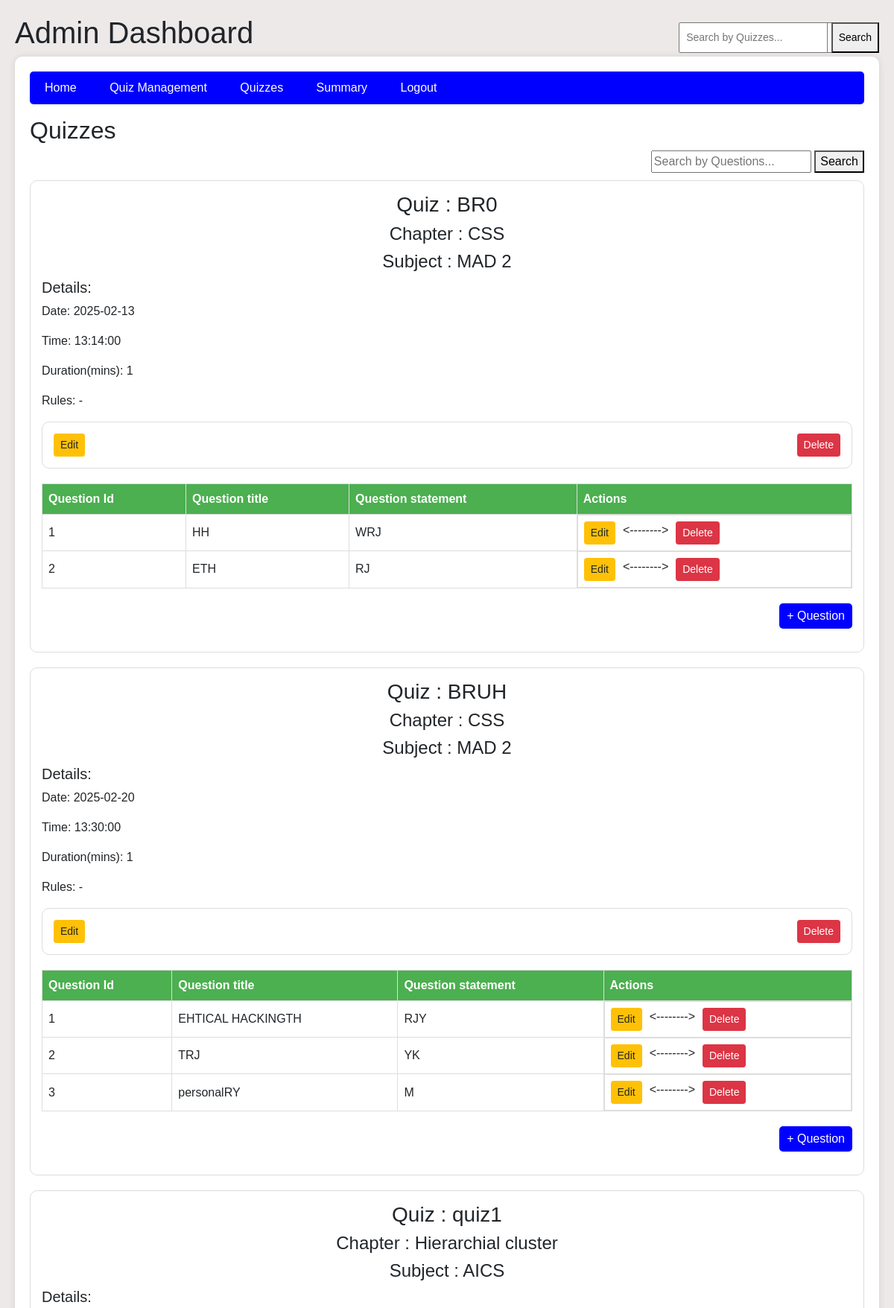
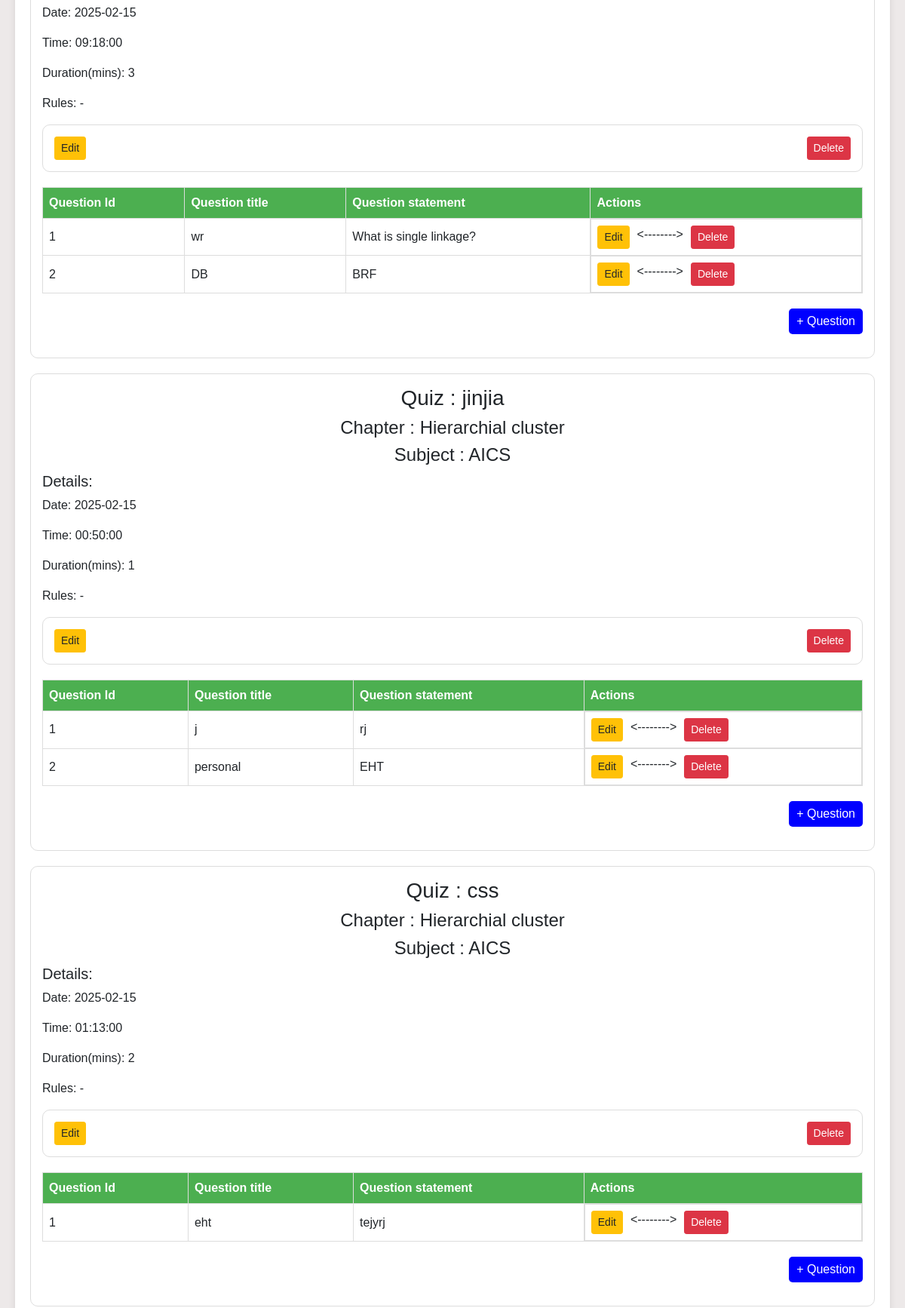
Screenshot of /admin/quizzes (upper part) with the database file from the repository (2 pictures, top to bottom).
### model/model.py (models this page shows)
class Quiz(db.Model):
    __tablename__ = "quizzes"
    id = db.Column(db.Integer, primary_key=True)
    title = db.Column(db.String(100), nullable=False)
    chapter_id = db.Column(db.Integer, db.ForeignKey("chapters.id"), nullable=False)
    date = db.Column(db.Date, nullable=False)
    time = db.Column(db.Time, nullable=False)
    duration = db.Column(db.Integer, nullable=False)
    rules = db.Column(db.String(500), nullable=True)
    chapter = db.relationship("Chapter", back_populates="quizzes")
    questions = db.relationship("Question", back_populates="quiz", cascade="all, delete-orphan")
    scores = db.relationship("Score", back_populates="quiz", cascade="all, delete-orphan")
    user_responses = db.relationship("UserResponse", cascade="all, delete-orphan")

class Chapter(db.Model):
    __tablename__ = "chapters"
    id = db.Column(db.Integer, primary_key=True)
    name = db.Column(db.String(100), nullable=False)
    description = db.Column(db.String(700), nullable=False)
    subject_id = db.Column(db.Integer, db.ForeignKey("subjects.id"), nullable=False)
    subject = db.relationship("Subject", back_populates="chapters")
    quizzes = db.relationship("Quiz", back_populates="chapter", cascade="all, delete-orphan")

class Subject(db.Model):
    __tablename__ = "subjects"
    id = db.Column(db.Integer, primary_key=True)
    name = db.Column(db.String(100), nullable=False)
    description = db.Column(db.String(700), nullable=True)
    chapters = db.relationship("Chapter", back_populates="subject", cascade="all, delete-orphan")

class Question(db.Model):
    __tablename__ = "questions"
    id = db.Column(db.Integer, primary_key=True) #Question_id
    title = db.Column(db.String(100), nullable=False)
    statement = db.Column(db.String(500), nullable=False)
    option_a = db.Column(db.String(100), nullable=False)
    option_b = db.Column(db.String(100), nullable=False)
    option_c = db.Column(db.String(100), nullable=False)
    option_d = db.Column(db.String(100), nullable=False)
    correct_option = db.Column(db.String(1), nullable=False)  # e.g., A ,B ,C D
    quiz_id = db.Column(db.Integer, db.ForeignKey("quizzes.id"), nullable=False,  primary_key=True) #COMPOSITE KEY
    quiz = db.relationship("Quiz", back_populates="questions")

### controllers/controllers.py (the view)
@controllers.route('/admin/quizzes', methods = ['get', 'post'])
def admin_quizzes():
    search_query = request.args.get('search_quiz', '').strip()  # Get search query from URL
    search_query_1 = request.args.get('search_ques', '').strip()  # Get search query from URL
    if search_query:
        quizzes = Quiz.query.filter(Quiz.title.ilike(f"%{search_query}%")).all()  # Case-insensitive search
    else:
        quizzes = Quiz.query.all()  # Fetch all quizzes
    print(search_query_1)
    if search_query_1:
        questions = Question.query.filter(Question.title.ilike(f"%{search_query_1}%")).all()  # Case-insensitive search
    else:
        questions = Question.query.all()  # Fetch all questions
    subjects = Subject.query.all()  # Fetch all subjects for the dashboard
    chapters = Chapter.query.all()  # Fetch all chapters
    print(questions)
    return render_template('admin_dashboard_quiz.html', subjects=subjects,  search_query=search_query, chapters=chapters, quizzes=quizzes, questions=questions , search_query_1=search_query_1)

### templates/admin_dashboard_quiz.html (shortened to what this page needs)
<!DOCTYPE html>
<html lang="en">
<head>
    <link href="https://stackpath.bootstrapcdn.com/bootstrap/4.5.2/css/bootstrap.min.css" rel="stylesheet">
</head>
<body>
    <h1>Admin Dashboard</h1>
    <div class="dashboard-container">
        <div class="nav-bar">
            <div>
                <a href="{{ url_for('controllers.admin_dashboard') }}">Home</a>
                <a href="{{ url_for('controllers.admin_quiz_management') }}">Quiz Management</a>
                <a href="{{ url_for('controllers.admin_quizzes') }}">Quizzes</a>
                <a href="{{ url_for('controllers.admin_summary') }}">Summary</a>
                <a href="{{ url_for('controllers.logout') }}">Logout</a>
            </div>
            <div class="search-container">
            </div>
        </div>
    <div class="search-container">
        <form method="GET" action="{{ url_for('controllers.admin_quizzes') }}">
            <input type="text" name="search_quiz" value="{{ search_query }}" placeholder="Search by Quizzes...">
            <button type="submit">Search</button>
        </form>
    </div>
    <h2>Quizzes</h2>
    <div class="search-wrapper">
        <form method="GET" action="{{ url_for('controllers.admin_quizzes') }}">
            <input type="text" name="search_ques" value="{{ search_query_1 }}" placeholder="Search by Questions...">
            <button type="submit">Search</button>
        </form>
    </div>
    {% for quiz in quizzes %}
    <div class="subject-box">
        <h3 align = "center">Quiz : {{ quiz.title }}</h3>
        <h4 align = "center">Chapter : {{ quiz.chapter.name }}</h4>
        <h4 align = "center">Subject : {{ quiz.chapter.subject.name }}</h4>
        <h5>Details:</h5>
        <p>
            Date: {{ quiz.date }}
        </p>
        <p>
            Time: {{ quiz.time }}
        </p>
        <p>
            Duration(mins): {{ quiz.duration }}
        </p>
        <p>
            Rules: {{ quiz.rules }}
        </p>
        <div class = "quiz-btn" >
            <form align = 'right' action = "{{ url_for('controllers.edit_quiz',quiz_id = quiz.id, chapter_id = quiz.chapter.id)  }}" method ="get">
                <button class="btn btn-sm btn-warning">Edit</button>
            </form>
            <form align = 'right'  action = "{{ url_for('controllers.delete_quiz', quiz_id=quiz.id) }}" method = "POST">
                <button class="btn btn-sm btn-danger" onclick="return confirm('Are you sure you want to delete Quiz : {{quiz.title}}?');">Delete</button>
            </form>
        </div>
        <table class="chapter-table">
            <thead>
                <tr>
                    <th>Question Id</th>
                    <th>Question title</th>
                    <th>Question statement</th>
                    <th>Actions</th>
                </tr>
            </thead>
            <tbody>
                {% for q in quiz.questions %}
                        {% if q in questions %}
                        <tr>
                            <td>{{ q.id }}</td>
                            <td>{{ q.title }}</td>
                            <td>{{ q.statement }}</td>
                            <td class="btn-inline">
                                <form  action = "{{ url_for('controllers.edit_question', question_id=q.id, quiz_id = q.quiz_id)  }}" method ="get" >
                                    <button class="btn btn-sm btn-warning">Edit</button>
                                </form><-------->
                                <form   action = "{{ url_for('controllers.delete_question', question_id=q.id, quiz_id = q.quiz_id) }}" method = "POST">
                                    <button class="btn btn-sm btn-danger" onclick="return confirm('Are you sure you want to delete Question : {{q.title}}?');">Delete</button>
                                </form>
                            </td>
                        </tr>
                    {% endif %}
                {% endfor %}
            </tbody>
        </table>
        <form method="GET" action="{{ url_for('controllers.create_question', quiz_id = quiz.id, chapter_id= quiz.chapter.id) }}" style="display: inline;">
            <p align="right">
             <button type="submit" class="btn-add">+ Question</button>
            </p>
        </form>
    </div>
    {% endfor %}
</div>
</body>
</html>

### templates/admin_dashboard_quiz.html (style rules this page uses)
body { font-family: Arial, sans-serif; margin: 0; padding: 20px; background-color: rgb(237, 233, 233); }
.search-container { position: absolute; right: 20px; top: 20px; }
.search-container input[type="text"] { padding: 8px; font-size: 14px; }
.search-container button { padding: 8px; font-size: 14px; }
table { width: 100%; border-collapse: collapse; margin-bottom: 20px; }
table, th, td { border: 1px solid #ddd; }
th, td { padding: 10px; text-align: left; }
th { background-color: #4CAF50; color: white; }
.dashboard-container { max-width: 1200px; margin: auto; background: white; padding: 20px; border-radius: 10px; box-shadow: 0px 0px 10px rgba(0, 0, 0, 0.1); }
.nav-bar { display: flex; justify-content: space-between; background: blue; padding: 10px; color: white; border-radius: 5px; }
.nav-bar a { color: white; margin: 0 10px; text-decoration: none; }
.search-container { display: flex; justify-content: flex-end; margin: 10px 0; }
.search-container input { padding: 5px; width: 200px; }
.subject-box { border: 1px solid #ddd; border-radius: 10px; padding: 15px; margin-bottom: 20px; }
.chapter-table { width: 100%; border-collapse: collapse; margin-top: 10px; }
.chapter-table th, .chapter-table td { border: 1px solid #ddd; padding: 8px; text-align: left; }
.btn-add { background-color: blue; color: white; border: none; padding: 5px 10px; border-radius: 5px; cursor: pointer; }
.btn-inline { display: flex; gap: 10px; }
.quiz-btn { border: 1px solid #ddd; border-radius: 10px; padding: 15px; margin-bottom: 20px; display: flex; justify-content: space-between; align-items: center; }
.search-wrapper { display: flex; gap: 10px; justify-content: flex-end; margin-bottom: 10px; }
.search-container { display: flex; align-items: center; }

### rows the page displays
Quiz: title "BR0", chapter.name "CSS", chapter.subject.name "MAD 2", date "2025-02-13", time "13:14:00", duration "1", rules "-"
Question: id "1", title "HH", statement "WRJ"
Question: id "2", title "ETH", statement "RJ"
Quiz: title "BRUH", chapter.name "CSS", chapter.subject.name "MAD 2", date "2025-02-20", time "13:30:00", duration "1", rules "-"
Question: id "1", title "EHTICAL HACKINGTH", statement "RJY"
Question: id "2", title "TRJ", statement "YK"
Question: id "3", title "personalRY", statement "M"
Quiz: title "quiz1", chapter.name "Hierarchial cluster", chapter.subject.name "AICS", date "2025-02-15", time "09:18:00", duration "3", rules "-"
Question: id "1", title "wr", statement "What is single linkage?"
Question: id "2", title "DB", statement "BRF"
Quiz: title "jinjia", chapter.name "Hierarchial cluster", chapter.subject.name "AICS", date "2025-02-15", time "00:50:00", duration "1", rules "-"
Question: id "1", title "j", statement "rj"
Question: id "2", title "personal", statement "EHT"
Quiz: title "css", chapter.name "Hierarchial cluster", chapter.subject.name "AICS", date "2025-02-15", time "01:13:00", duration "2", rules "-"
Question: id "1", title "eht", statement "tejyrj"
